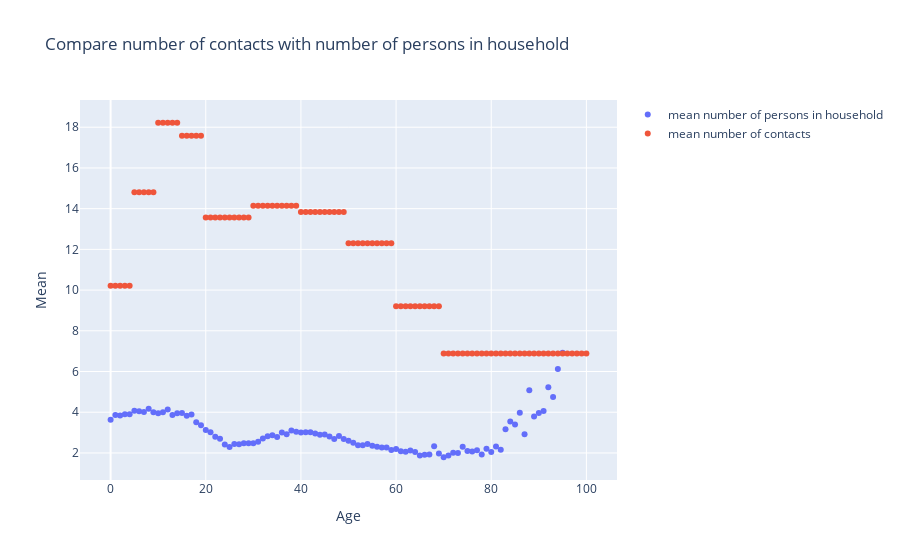

The notebook cell this image was saved under:
### Code cell
fig2 = go.Figure()
fig2.add_trace(go.Scatter(x=mean_pers_household.age, y=mean_pers_household.Personenzahl,
                    mode='markers', name='mean number of persons in household'))    
fig2.add_trace(go.Scatter(x=mean_contact_number.age, y=mean_contact_number.contacts_mean,
                    mode='markers', name='mean number of contacts')) 
fig2.update_layout(title="Compare number of contacts with number of persons in household",
    xaxis_title="Age",
    yaxis_title="Mean")
fig2.show()
